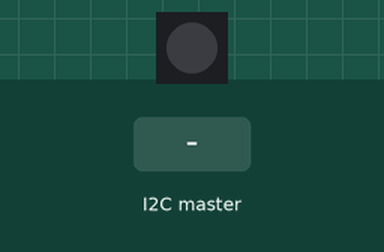
Bench run of a sketch on a simulated Arduino Mega 2560, built with avr-gcc and run on an emulated ATmega2560. Shown: 1 RGB LEDs in strip order, left to right. The inputs (shaded band) are chosen by the test bench. Dim RGB values are drawn brighter than linear; what the sketch prints to the serial monitor is not drawn.

Above: at 1.2 s.
1.3 s: the I2C master sends the byte 1
At 1.9 s:
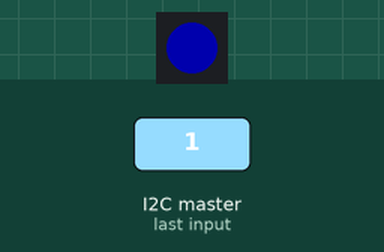
3.8 s: the I2C master sends the byte 0
At 5.05 s:
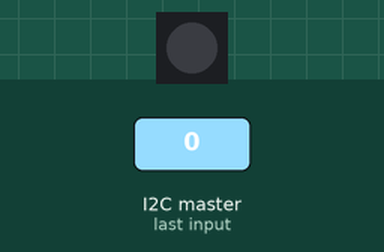
5.3 s: the I2C master sends the byte 2
At 6.1 s:
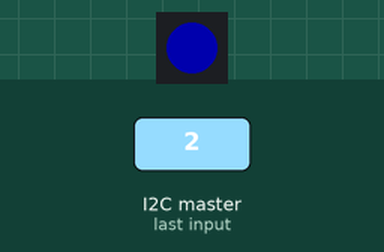
Timing chart, 0 to 8.3 s (numbered marks = the images above; inputs shaded):
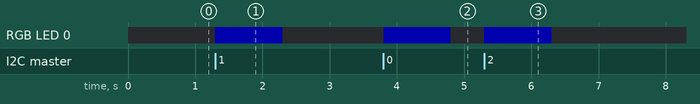

Measured:
- after the input at 1.3 s, RGB LED 0: off → RGB(0, 0, 50) at once, → off 1.0 s later
- after the input at 3.8 s, RGB LED 0: off → RGB(0, 0, 50) at once, → off 1.0 s later
- after the input at 5.3 s, RGB LED 0: off → RGB(0, 0, 50) at once, → off 1.0 s later

The sketch:

slave.ino
```cpp
#include <Wire.h>
#include <Adafruit_NeoPixel.h>

#define PIN 48
Adafruit_NeoPixel pixels(1, PIN, NEO_GRB + NEO_KHZ800);

volatile bool dataReceived = false;
String receivedData = "";

void onReceive(int len) {
  receivedData = "";
  while (Wire.available()) {
    receivedData += (char)Wire.read();
  }
  dataReceived = true;
}

void setup() {
  Serial.begin(115200);
  Wire.begin(8); // Dirección del esclavo
  Wire.onReceive(onReceive);

  pixels.begin();
  pixels.setBrightness(50);
  Serial.println("Esperando datos I2C...");
}

void loop() {
  if (dataReceived) {
    Serial.print("Recibido: ");
    Serial.println(receivedData);

    pixels.setPixelColor(0, pixels.Color(0, 0, 255)); // Azul
    pixels.show();
    delay(1000);
    pixels.setPixelColor(0, pixels.Color(0, 0, 0));
    pixels.show();

    dataReceived = false;
  }
}
```
